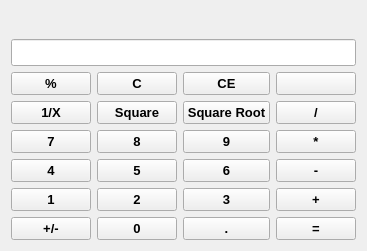
      <widget class="QWidget" name="standard_page">
       <layout class="QVBoxLayout" name="verticalLayout_7">
        <item>
         <layout class="QVBoxLayout" name="verticalLayout_5" stretch="1,3">
          <item>
           <layout class="QVBoxLayout" name="verticalLayout_6" stretch="1,2">
            <item>
             <widget class="QLabel" name="title_1">
              <property name="font">
               <font>
                <family>Arial</family>
                <pointsize>14</pointsize>
                <weight>75</weight>
                <bold>true</bold>
               </font>
              </property>
              <property name="text">
               <string/>
              </property>
             </widget>
            </item>
            <item>
             <widget class="QLineEdit" name="display_1">
              <property name="sizePolicy">
               <sizepolicy hsizetype="Preferred" vsizetype="Preferred">
                <horstretch>0</horstretch>
                <verstretch>0</verstretch>
               </sizepolicy>
              </property>
              <property name="font">
               <font>
                <family>Arial</family>
                <pointsize>12</pointsize>
                <weight>75</weight>
                <bold>true</bold>
               </font>
              </property>
              <property name="layoutDirection">
               <enum>Qt::RightToLeft</enum>
              </property>
              <property name="alignment">
               <set>Qt::AlignRight|Qt::AlignTrailing|Qt::AlignVCenter</set>
              </property>
             </widget>
            </item>
           </layout>
          </item>
          <item>
           <layout class="QGridLayout" name="gridLayout_2">
            <item row="0" column="0">
             <widget class="QPushButton" name="module_1">
              <property name="sizePolicy">
               <sizepolicy hsizetype="Preferred" vsizetype="Preferred">
                <horstretch>0</horstretch>
                <verstretch>0</verstretch>
               </sizepolicy>
              </property>
              <property name="font">
               <font>
                <family>Arial</family>
                <pointsize>10</pointsize>
                <weight>75</weight>
                <bold>true</bold>
               </font>
              </property>
              <property name="text">
               <string>%</string>
              </property>
             </widget>
            </item>
            <item row="0" column="1">
             <widget class="QPushButton" name="clear_PB">
              <property name="sizePolicy">
               <sizepolicy hsizetype="Preferred" vsizetype="Preferred">
                <horstretch>0</horstretch>
                <verstretch>0</verstretch>
               </sizepolicy>
              </property>
              <property name="font">
               <font>
                <family>Arial</family>
                <pointsize>10</pointsize>
                <weight>75</weight>
                <bold>true</bold>
               </font>
              </property>
              <property name="text">
               <string>C</string>
              </property>
             </widget>
            </item>
            <item row="0" column="2">
             <widget class="QPushButton" name="pushButton_51">
              <property name="sizePolicy">
               <sizepolicy hsizetype="Preferred" vsizetype="Preferred">
                <horstretch>0</horstretch>
                <verstretch>0</verstretch>
               </sizepolicy>
              </property>
              <property name="font">
               <font>
                <family>Arial</family>
                <pointsize>10</pointsize>
                <weight>75</weight>
                <bold>true</bold>
               </font>
              </property>
              <property name="text">
               <string>CE</string>
              </property>
             </widget>
            </item>
            <item row="0" column="3">
             <widget class="QPushButton" name="pushButton_52">
              <property name="sizePolicy">
               <sizepolicy hsizetype="Preferred" vsizetype="Preferred">
                <horstretch>0</horstretch>
                <verstretch>0</verstretch>
               </sizepolicy>
              </property>
              <property name="font">
               <font>
                <family>Arial</family>
                <pointsize>10</pointsize>
                <weight>75</weight>
                <bold>true</bold>
               </font>
              </property>
              <property name="text">
               <string/>
              </property>
              <property name="icon">
               <iconset theme="Cancel">
                <normaloff>.</normaloff>.</iconset>
              </property>
              <property name="shortcut">
               <string>Return</string>
              </property>
             </widget>
            </item>
            <item row="1" column="0">
             <widget class="QPushButton" name="reverse_PB1">
              <property name="sizePolicy">
               <sizepolicy hsizetype="Preferred" vsizetype="Preferred">
                <horstretch>0</horstretch>
                <verstretch>0</verstretch>
               </sizepolicy>
              </property>
              <property name="font">
               <font>
                <family>Arial</family>
                <pointsize>10</pointsize>
                <weight>75</weight>
                <bold>true</bold>
               </font>
              </property>
              <property name="text">
               <string>1/X</string>
              </property>
             </widget>
            </item>
            <item row="1" column="1">
             <widget class="QPushButton" name="square_PB1">
              <property name="sizePolicy">
               <sizepolicy hsizetype="Preferred" vsizetype="Preferred">
                <horstretch>0</horstretch>
                <verstretch>0</verstretch>
               </sizepolicy>
              </property>
              <property name="font">
               <font>
                <family>Arial</family>
                <pointsize>10</pointsize>
                <weight>75</weight>
                <bold>true</bold>
               </font>
              </property>
              <property name="text">
               <string>Square</string>
              </property>
             </widget>
            </item>
            <item row="1" column="2">
             <widget class="QPushButton" name="root_PB1">
              <property name="sizePolicy">
               <sizepolicy hsizetype="Preferred" vsizetype="Preferred">
                <horstretch>0</horstretch>
                <verstretch>0</verstretch>
               </sizepolicy>
              </property>
              <property name="font">
               <font>
                <family>Arial</family>
                <pointsize>10</pointsize>
                <weight>75</weight>
                <bold>true</bold>
               </font>
              </property>
              <property name="text">
               <string>Square Root</string>
              </property>
             </widget>
            </item>
            <item row="1" column="3">
             <widget class="QPushButton" name="divide_PB1">
              <property name="sizePolicy">
               <sizepolicy hsizetype="Preferred" vsizetype="Preferred">
                <horstretch>0</horstretch>
                <verstretch>0</verstretch>
               </sizepolicy>
              </property>
              <property name="font">
               <font>
                <family>Arial</family>
                <pointsize>10</pointsize>
                <weight>75</weight>
                <bold>true</bold>
               </font>
              </property>
              <property name="text">
               <string>/</string>
              </property>
             </widget>
            </item>
            <item row="2" column="0">
             <widget class="QPushButton" name="seven_PB1">
              <property name="sizePolicy">
               <sizepolicy hsizetype="Preferred" vsizetype="Preferred">
                <horstretch>0</horstretch>
                <verstretch>0</verstretch>
               </sizepolicy>
              </property>
              <property name="font">
               <font>
                <family>Arial</family>
                <pointsize>10</pointsize>
                <weight>75</weight>
                <bold>true</bold>
               </font>
              </property>
              <property name="text">
               <string>7</string>
              </property>
             </widget>
            </item>
            <item row="2" column="1">
             <widget class="QPushButton" name="eight_PB1">
              <property name="sizePolicy">
               <sizepolicy hsizetype="Preferred" vsizetype="Preferred">
                <horstretch>0</horstretch>
                <verstretch>0</verstretch>
               </sizepolicy>
              </property>
              <property name="font">
               <font>
                <family>Arial</family>
                <pointsize>10</pointsize>
                <weight>75</weight>
                <bold>true</bold>
               </font>
              </property>
              <property name="text">
               <string>8</string>
              </property>
             </widget>
            </item>
            <item row="2" column="2">
             <widget class="QPushButton" name="nine_PB1">
              <property name="sizePolicy">
               <sizepolicy hsizetype="Preferred" vsizetype="Preferred">
                <horstretch>0</horstretch>
                <verstretch>0</verstretch>
               </sizepolicy>
              </property>
              <property name="font">
               <font>
                <family>Arial</family>
                <pointsize>10</pointsize>
                <weight>75</weight>
                <bold>true</bold>
               </font>
              </property>
              <property name="text">
               <string>9</string>
              </property>
             </widget>
            </item>
            <item row="2" column="3">
             <widget class="QPushButton" name="multi_PB1">
              <property name="sizePolicy">
               <sizepolicy hsizetype="Preferred" vsizetype="Preferred">
                <horstretch>0</horstretch>
                <verstretch>0</verstretch>
               </sizepolicy>
              </property>
              <property name="font">
               <font>
                <family>Arial</family>
                <pointsize>10</pointsize>
                <weight>75</weight>
                <bold>true</bold>
               </font>
              </property>
              <property name="text">
               <string>*</string>
              </property>
             </widget>
            </item>
            <item row="3" column="0">
             <widget class="QPushButton" name="four_PB1">
              <property name="sizePolicy">
               <sizepolicy hsizetype="Preferred" vsizetype="Preferred">
                <horstretch>0</horstretch>
                <verstretch>0</verstretch>
               </sizepolicy>
              </property>
              <property name="font">
               <font>
                <family>Arial</family>
                <pointsize>10</pointsize>
                <weight>75</weight>
                <bold>true</bold>
               </font>
              </property>
              <property name="text">
               <string>4</string>
              </property>
             </widget>
            </item>
            <item row="3" column="1">
             <widget class="QPushButton" name="five_PB1">
              <property name="sizePolicy">
               <sizepolicy hsizetype="Preferred" vsizetype="Preferred">
                <horstretch>0</horstretch>
                <verstretch>0</verstretch>
               </sizepolicy>
              </property>
              <property name="font">
               <font>
                <family>Arial</family>
                <pointsize>10</pointsize>
                <weight>75</weight>
                <bold>true</bold>
               </font>
              </property>
              <property name="text">
               <string>5</string>
              </property>
             </widget>
            </item>
            <item row="3" column="2">
             <widget class="QPushButton" name="six_PB1">
              <property name="sizePolicy">
               <sizepolicy hsizetype="Preferred" vsizetype="Preferred">
                <horstretch>0</horstretch>
                <verstretch>0</verstretch>
               </sizepolicy>
              </property>
              <property name="font">
               <font>
                <family>Arial</family>
                <pointsize>10</pointsize>
                <weight>75</weight>
                <bold>true</bold>
               </font>
              </property>
              <property name="text">
               <string>6</string>
              </property>
             </widget>
            </item>
            <item row="3" column="3">
             <widget class="QPushButton" name="sub_PB1">
              <property name="sizePolicy">
               <sizepolicy hsizetype="Preferred" vsizetype="Preferred">
                <horstretch>0</horstretch>
                <verstretch>0</verstretch>
               </sizepolicy>
              </property>
              <property name="font">
               <font>
                <family>Arial</family>
                <pointsize>10</pointsize>
                <weight>75</weight>
                <bold>true</bold>
               </font>
              </property>
              <property name="text">
               <string>-</string>
              </property>
             </widget>
            </item>
            <item row="4" column="0">
             <widget class="QPushButton" name="one_PB1">
              <property name="sizePolicy">
               <sizepolicy hsizetype="Preferred" vsizetype="Preferred">
                <horstretch>0</horstretch>
                <verstretch>0</verstretch>
               </sizepolicy>
              </property>
              <property name="font">
               <font>
                <family>Arial</family>
                <pointsize>10</pointsize>
                <weight>75</weight>
                <bold>true</bold>
               </font>
              </property>
              <property name="text">
               <string>1</string>
              </property>
             </widget>
            </item>
            <item row="4" column="1">
             <widget class="QPushButton" name="two_PB1">
              <property name="sizePolicy">
               <sizepolicy hsizetype="Preferred" vsizetype="Preferred">
                <horstretch>0</horstretch>
                <verstretch>0</verstretch>
               </sizepolicy>
              </property>
              <property name="font">
               <font>
                <family>Arial</family>
                <pointsize>10</pointsize>
                <weight>75</weight>
                <bold>true</bold>
               </font>
              </property>
              <property name="text">
               <string>2</string>
              </property>
             </widget>
            </item>
            <item row="4" column="2">
             <widget class="QPushButton" name="three_PB1">
              <property name="sizePolicy">
               <sizepolicy hsizetype="Preferred" vsizetype="Preferred">
                <horstretch>0</horstretch>
                <verstretch>0</verstretch>
               </sizepolicy>
              </property>
              <property name="font">
               <font>
                <family>Arial</family>
                <pointsize>10</pointsize>
                <weight>75</weight>
                <bold>true</bold>
               </font>
              </property>
              <property name="text">
               <string>3</string>
              </property>
             </widget>
            </item>
            <item row="4" column="3">
             <widget class="QPushButton" name="add_PB1">
              <property name="sizePolicy">
               <sizepolicy hsizetype="Preferred" vsizetype="Preferred">
                <horstretch>0</horstretch>
                <verstretch>0</verstretch>
               </sizepolicy>
              </property>
              <property name="font">
               <font>
                <family>Arial</family>
                <pointsize>10</pointsize>
                <weight>75</weight>
                <bold>true</bold>
               </font>
              </property>
              <property name="text">
               <string>+</string>
              </property>
             </widget>
            </item>
            <item row="5" column="0">
             <widget class="QPushButton" name="minus_PB1">
              <property name="sizePolicy">
               <sizepolicy hsizetype="Preferred" vsizetype="Preferred">
                <horstretch>0</horstretch>
                <verstretch>0</verstretch>
               </sizepolicy>
              </property>
              <property name="font">
               <font>
                <family>Arial</family>
                <pointsize>10</pointsize>
                <weight>75</weight>
                <bold>true</bold>
               </font>
              </property>
              <property name="text">
               <string>+/-</string>
              </property>
             </widget>
            </item>
            <item row="5" column="1">
             <widget class="QPushButton" name="zero_PB1">
              <property name="sizePolicy">
               <sizepolicy hsizetype="Preferred" vsizetype="Preferred">
                <horstretch>0</horstretch>
                <verstretch>0</verstretch>
               </sizepolicy>
              </property>
              <property name="font">
               <font>
                <family>Arial</family>
                <pointsize>10</pointsize>
                <weight>75</weight>
                <bold>true</bold>
               </font>
              </property>
              <property name="text">
               <string>0</string>
              </property>
             </widget>
            </item>
            <item row="5" column="2">
             <widget class="QPushButton" name="decimal_PB1">
              <property name="sizePolicy">
               <sizepolicy hsizetype="Preferred" vsizetype="Preferred">
                <horstretch>0</horstretch>
                <verstretch>0</verstretch>
               </sizepolicy>
              </property>
              <property name="font">
               <font>
                <family>Arial</family>
                <pointsize>10</pointsize>
                <weight>75</weight>
                <bold>true</bold>
               </font>
              </property>
              <property name="text">
               <string>.</string>
              </property>
             </widget>
            </item>
            <item row="5" column="3">
             <widget class="QPushButton" name="equal_PB1">
              <property name="sizePolicy">
               <sizepolicy hsizetype="Preferred" vsizetype="Preferred">
                <horstretch>0</horstretch>
                <verstretch>0</verstretch>
               </sizepolicy>
              </property>
              <property name="font">
               <font>
                <family>Arial</family>
                <pointsize>10</pointsize>
                <weight>75</weight>
                <bold>true</bold>
               </font>
              </property>
              <property name="text">
               <string>=</string>
              </property>
              <property name="icon">
               <iconset theme="cancel">
                <normaloff>.</normaloff>.</iconset>
              </property>
             </widget>
            </item>
           </layout>
          </item>
         </layout>
        </item>
       </layout>
      </widget>
